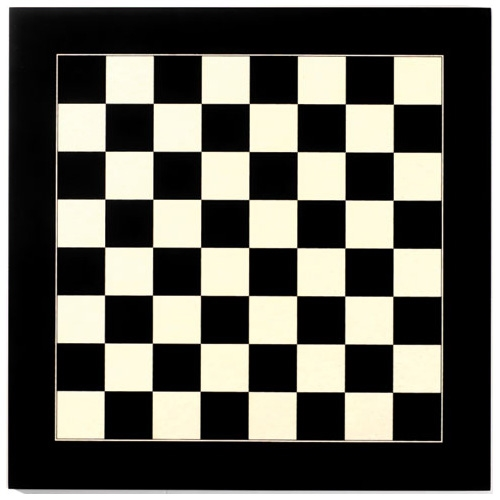
#> input picture Code/chess.jpg, 500 x 500 px
$ python 'Harris Corner Detector.py'
#> lines starting #> are read from the running program, lines starting #| are printed output that depends on the picture; after the words box and inside, x2 and y2 are one past the last pixel; in counts of white or black regions, pixels touching at a corner belong together
import cv2 as cv
import numpy as np
import matplotlib.pyplot as plt

fig = cv.imread('chess.jpg')
#> fig is the input picture: shape (500, 500, 3); mean B, G, R 85.7, 93.7, 95

gray = cv.cvtColor(fig,cv.COLOR_BGR2GRAY)
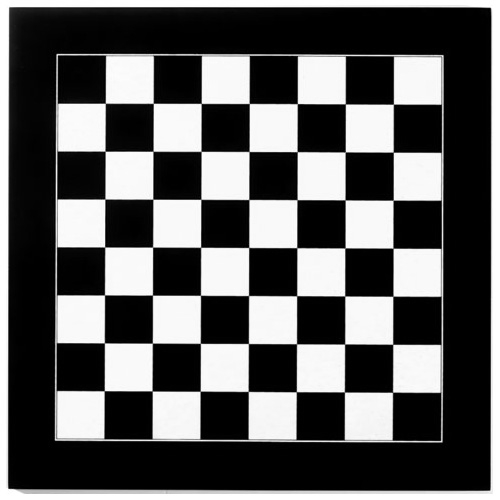
#> gray: shape (500, 500); min 0, max 255, mean 93.2

gray = np.float32(gray)

dst = cv.cornerHarris(gray,2,3,0.04)
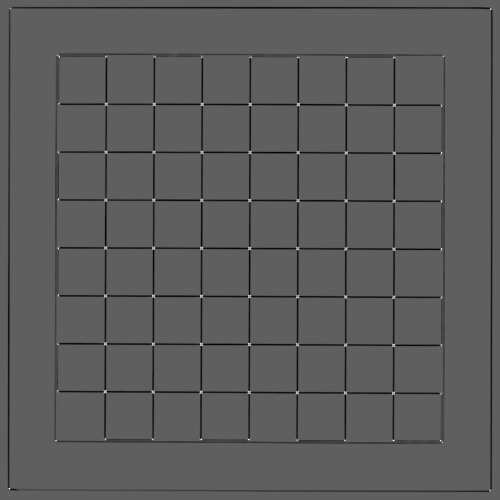
#> dst: shape (500, 500) float32; min -97167216, max 162439152, mean -3552258.5; drawn with min black and max white

# print(dst)

#DILATE IS USED TO INCREASE THE IMAGE WIDTH
dst = cv.dilate(dst,None)
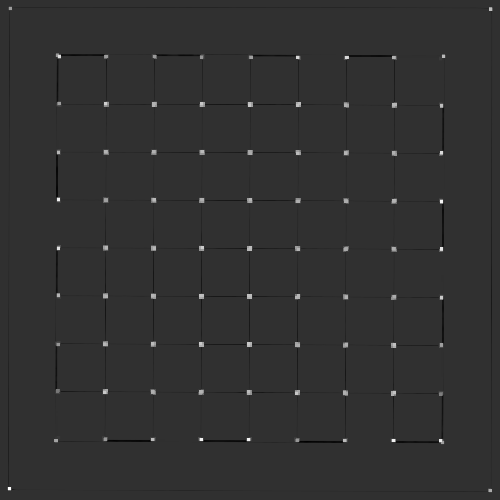
#> dst: shape (500, 500) float32; min -38434720, max 162439152, mean 291539.7; drawn with min black and max white

# print(dst)

# https://stackoverflow.com/questions/54720646/what-does-ksize-and-k-mean-in-cornerharris

fig[dst>0.01*dst.max()] = [0,0,255]
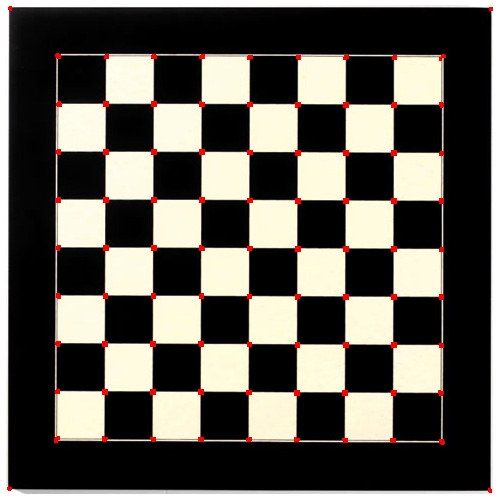
#> fig: shape (500, 500, 3); 1.03% of pixels changed, all inside (x1, y1, x2, y2) = (7, 6, 493, 493)

cv.imshow('dst',fig)

cv.waitKey(0)

cv.destroyAllWindows()
